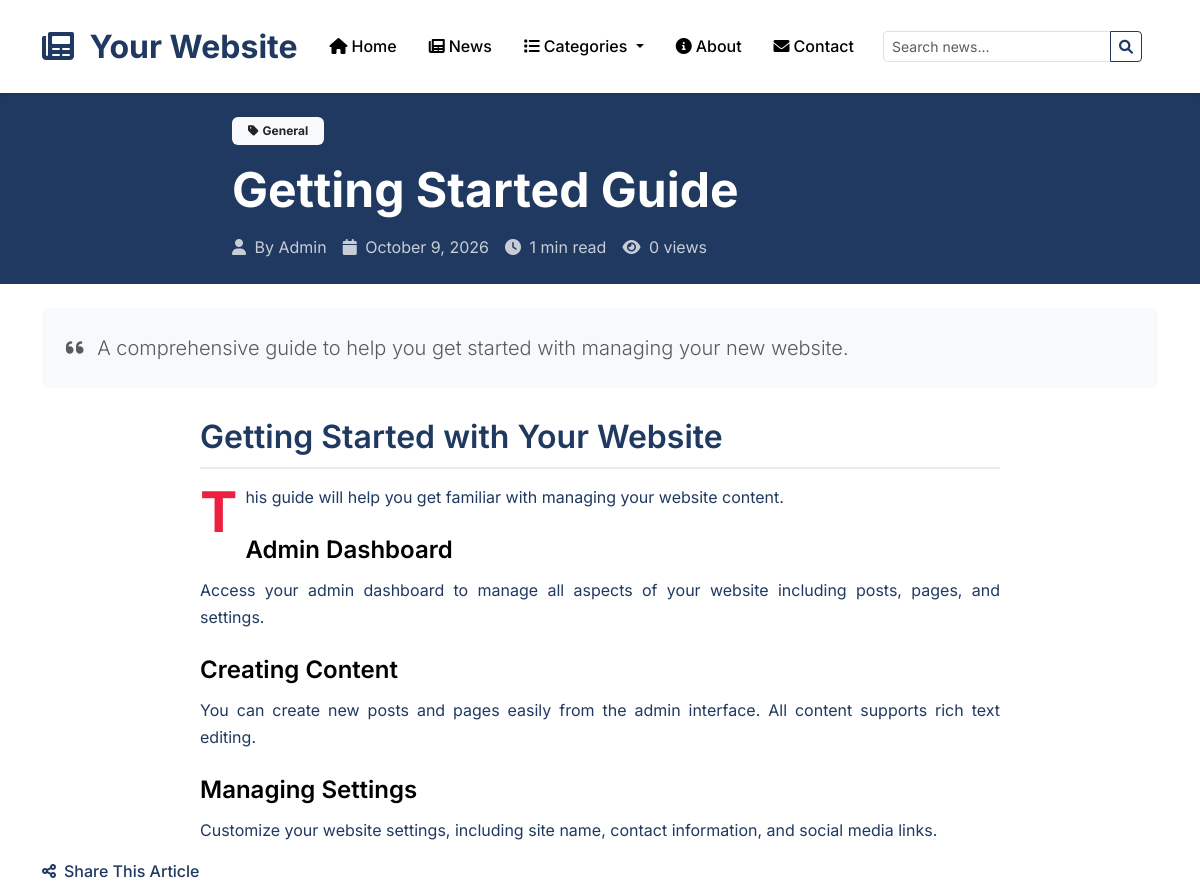
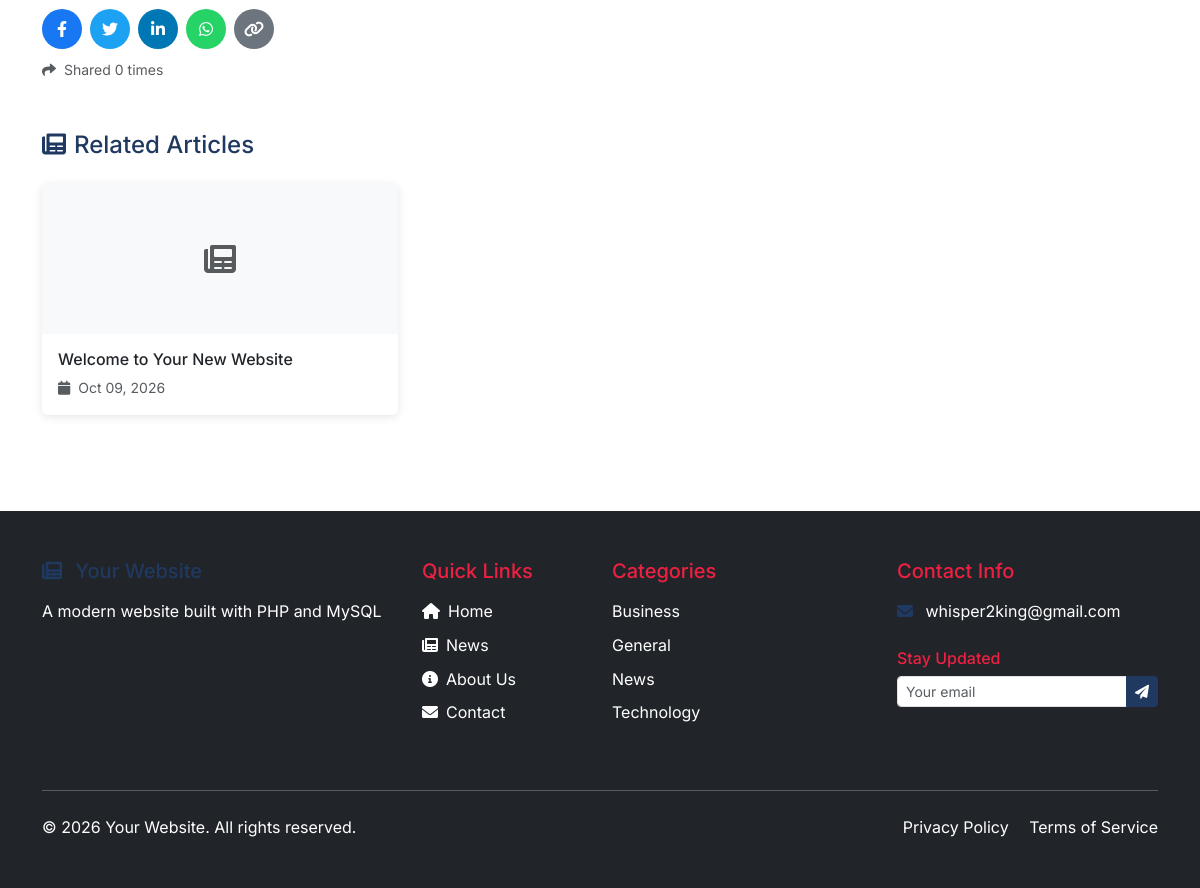
Screenshot of /post.php?slug=getting-started-guide with the database file from the repository (2 pictures, top to bottom).
### tables this page shows
CREATE TABLE site_settings (
    id INT AUTO_INCREMENT PRIMARY KEY,
    setting_name VARCHAR(100) UNIQUE NOT NULL,
    setting_value LONGTEXT,
    setting_type ENUM('text', 'textarea', 'number', 'boolean', 'image', 'json') DEFAULT 'text',
    category VARCHAR(50) DEFAULT 'general',
    description TEXT,
    updated_at TIMESTAMP DEFAULT CURRENT_TIMESTAMP ON UPDATE CURRENT_TIMESTAMP
);

CREATE TABLE posts (
    id INT AUTO_INCREMENT PRIMARY KEY,
    title VARCHAR(200) NOT NULL,
    slug VARCHAR(200) UNIQUE NOT NULL,
    content LONGTEXT NOT NULL,
    excerpt TEXT,
    featured_image VARCHAR(255),
    category VARCHAR(100),
    tags TEXT,
    author_id INT,
    status ENUM('draft', 'published') DEFAULT 'draft',
    is_featured BOOLEAN DEFAULT FALSE,
    views_count INT DEFAULT 0,
    shares_count INT DEFAULT 0,
    meta_title VARCHAR(200),
    meta_description VARCHAR(300),
    created_at TIMESTAMP DEFAULT CURRENT_TIMESTAMP,
    updated_at TIMESTAMP DEFAULT CURRENT_TIMESTAMP ON UPDATE CURRENT_TIMESTAMP,
    published_at TIMESTAMP NULL,
    FOREIGN KEY (author_id) REFERENCES admin_users(id) ON DELETE SET NULL,
    INDEX idx_slug (slug),
    INDEX idx_status (status),
    INDEX idx_category (category),
    INDEX idx_created_at (created_at)
);

CREATE TABLE categories (
    id INT AUTO_INCREMENT PRIMARY KEY,
    name VARCHAR(100) NOT NULL UNIQUE,
    slug VARCHAR(100) NOT NULL UNIQUE,
    description TEXT,
    color VARCHAR(7) DEFAULT '#007bff',
    created_at TIMESTAMP DEFAULT CURRENT_TIMESTAMP
);

### post.php (the view, shortened to what the rows shown need)
<?php
require_once 'config/database.php';
require_once 'includes/functions.php';
$slug = isset($_GET['slug']) ? trim($_GET['slug']) : '';
$post = get_post_by_slug($slug);
$related_posts = [];
if ($post['category']) {
    $stmt = $pdo->prepare("
        SELECT p.*, au.full_name as author_name
        FROM posts p
        LEFT JOIN admin_users au ON p.author_id = au.id
        WHERE p.category = ? AND p.slug != ? AND p.status = 'published'
        ORDER BY p.published_at DESC
        LIMIT 3
    ");
    $stmt->execute([$post['category'], $slug]);
    $related_posts = $stmt->fetchAll();
}
$categories = get_categories();
include 'includes/header.php';
?>
<article class="single-post">
    <header class="post-header bg-primary text-white py-4">
        <div class="container">
            <div class="row">
                <div class="col-lg-8 mx-auto">
                    <?php if ($post['category']): ?>
                        <div class="mb-3">
                            <a href="<?php echo SITE_URL; ?>/blog.php?category=<?php echo urlencode(strtolower($post['category'])); ?>"
                               class="badge bg-light text-dark text-decoration-none px-3 py-2">
                                <i class="fas fa-tag me-1"></i><?php echo htmlspecialchars($post['category']); ?>
                            </a>
                        </div>
                    <?php endif; ?>
                    <h1 class="display-5 fw-bold mb-3"><?php echo htmlspecialchars($post['title']); ?></h1>
                    <div class="post-meta d-flex flex-wrap align-items-center gap-3 opacity-75">
                        <span>
                            <i class="fas fa-user me-1"></i>
                            By <?php echo htmlspecialchars($post['author_name'] ?? 'Admin'); ?>
                        </span>
                        <span>
                            <i class="fas fa-calendar me-1"></i>
                            <?php echo format_date($post['published_at'] ?? $post['created_at'], 'F j, Y'); ?>
                        </span>
                        <span>
                            <i class="fas fa-clock me-1"></i>
                            <?php echo ceil(str_word_count(strip_tags($post['content'])) / 200); ?> min read
                        </span>
                        <span>
                            <i class="fas fa-eye me-1"></i>
                            <?php echo number_format($post['views_count']); ?> views
                        </span>
                    </div>
                </div>
            </div>
        </div>
    </header>
    <div class="container py-4">
        <div class="row">
            <div class="col-lg-12">
                <?php if ($post['excerpt']): ?>
                    <div class="post-excerpt bg-light p-4 rounded mb-4">
                        <p class="lead mb-0 text-muted">
                            <i class="fas fa-quote-left me-2"></i>
                            <?php echo htmlspecialchars($post['excerpt']); ?>
                        </p>
                    </div>
                <?php endif; ?>
<div class="article-content">
    <?php echo $post['content']; ?>
</div>
                <div class="social-share-section mb-5">
                    <div class="mt-2">
                        <small class="text-muted">
                            <i class="fas fa-share me-1"></i>
                            Shared <?php echo number_format($post['shares_count']); ?> times
                        </small>
                    </div>
                </div>
                <?php if (!empty($related_posts)): ?>
                <div class="related-posts">
                    <div class="row">
                        <?php foreach ($related_posts as $related): ?>
                            <div class="col-md-4 mb-4">
                                <div class="card h-100">
                                    <?php if ($related['featured_image']): ?>
                                        <img src="<?php echo SITE_URL; ?>/uploads/<?php echo $related['featured_image']; ?>"
                                             class="card-img-top" alt="<?php echo htmlspecialchars($related['title']); ?>"
                                             style="height: 150px; object-fit: cover;">
                                    <?php else: ?>
                                        <div class="card-img-top bg-light d-flex align-items-center justify-content-center" style="height: 150px;">
                                            <i class="fas fa-newspaper fa-2x text-muted"></i>
                                        </div>
                                    <?php endif; ?>
                                    <div class="card-body d-flex flex-column">
                                        <h6 class="card-title">
                                            <a href="<?php echo SITE_URL; ?>/post.php?slug=<?php echo $related['slug']; ?>"
                                               class="text-decoration-none text-dark">
                                                <?php echo htmlspecialchars(truncate_text($related['title'], 80)); ?>
                                            </a>
                                        </h6>
                                        <small class="text-muted mt-auto">
                                            <i class="fas fa-calendar me-1"></i>
                                            <?php echo format_date($related['published_at'] ?? $related['created_at']); ?>
                                        </small>
                                    </div>
                                </div>
                            </div>
                        <?php endforeach; ?>
                    </div>
                </div>
                <?php endif; ?>
            </div>
        </div>
    </div>
</article>
<?php include 'includes/footer.php'; ?>

### includes/nav.php (shortened to what the rows shown need)
<nav class="navbar navbar-expand-lg navbar-light bg-white sticky-top">
    <div class="container">
        <a class="navbar-brand" href="<?php echo SITE_URL; ?>">
            <?php
            $site_logo = get_setting('site_logo');
            if ($site_logo):
                ?>
                <img src="<?php echo SITE_URL . '/' . $site_logo; ?>"
                    alt="<?php echo get_setting('site_name', 'Newspower'); ?>" height="40" class="me-2">
            <?php else: ?>
                <i class="fas fa-newspaper me-2"></i>
                <?php echo get_setting('site_name', 'Newspower'); ?>
            <?php endif; ?>
        </a>
        <div class="collapse navbar-collapse" id="navbarNav">
            <ul class="navbar-nav me-auto">
            </ul>
            <form class="d-flex me-3" method="GET" action="<?php echo SITE_URL; ?>/blog.php">
            </form>
        </div>
    </div>
</nav>

### includes/footer.php (shortened to what the rows shown need)
<footer class="bg-dark text-white mt-5">
    <div class="container py-5">
        <div class="row">
            <div class="col-lg-4 col-md-6 mb-4">
                <h5 class="text-primary mb-3">
                    <i class="fas fa-newspaper me-2"></i>
                </h5>
                <p class="mb-3">
                    <?php echo get_setting('site_description', 'Newspower is a leading online news platform dedicated to delivering accurate, timely, and insightful news coverage to our readers.'); ?>
                </p>
            </div>
            <div class="col-lg-3 col-md-6 mb-4">
                <ul class="list-unstyled">
                    <?php
                    $footer_categories = get_categories();
                    foreach (array_slice($footer_categories, 0, 6) as $category):
                    ?>
                    <li class="mb-2">
                        <a href="<?php echo SITE_URL; ?>/blog.php?category=<?php echo urlencode($category['slug']); ?>" class="text-white text-decoration-none">
                              <?php echo htmlspecialchars($category['name']); ?>
                        </a>
                    </li>
                    <?php endforeach; ?>
                </ul>
            </div>
            <div class="col-lg-3 col-md-6 mb-4">
                <?php if (get_setting('contact_email')): ?>
                <div class="mb-3">
                    <i class="fas fa-envelope me-2 text-primary"></i>
                    <a href="mailto:<?php echo get_setting('contact_email'); ?>" class="text-white text-decoration-none">
                        <?php echo get_setting('contact_email'); ?>
                    </a>
                </div>
                <?php endif; ?>
            </div>
        </div>
        <div class="row align-items-center">
            <div class="col-md-6">
                <p class="mb-0">
                    &copy; <?php echo date('Y'); ?> <?php echo get_setting('site_name', 'Newspower'); ?>. All rights reserved.
                </p>
            </div>
        </div>
    </div>
</footer>
</body>
</html>

### rows the page displays
site_settings: setting_value "Your Website"
posts: category "General", title "Getting Started Guide", published_at "October 9, 2026", ceil(str_word_count(strip_tags($post['content']))/200) "1", views_count "0", excerpt "A comprehensive guide to help you get started with managing your new website.", content "Getting Started with Your Website This guide will help you get familiar with managing your website content. Admin Dashboard Access your admin dashboard to manage all aspects of your website including posts, pages, and settings. Creating Content You can create new posts and pages easily from the admin interface. All content supports rich text editing. Managing Settings Customize your website settings, including site name, contact information, and social media links.", shares_count "0"
posts: title "Welcome to Your New Website", published_at "Oct 09, 2026"
site_settings: setting_value "A modern website built with PHP and MySQL"
categories: name "Business"
categories: name "General"
categories: name "News"
categories: name "Technology"
site_settings: setting_value "whisper2king@gmail.com"

### other values shown
$post['author_name'] "Admin"
